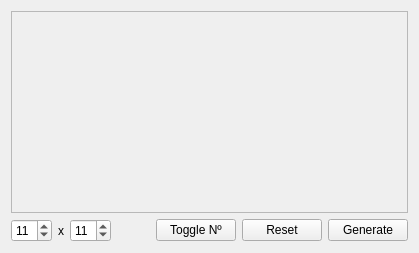
<?xml version="1.0" encoding="UTF-8"?>
<ui version="4.0">
 <class>RGLMapEditor</class>
 <widget class="QWidget" name="RGLMapEditor">
  <property name="geometry">
   <rect>
    <x>0</x>
    <y>0</y>
    <width>419</width>
    <height>253</height>
   </rect>
  </property>
  <property name="sizePolicy">
   <sizepolicy hsizetype="Preferred" vsizetype="Preferred">
    <horstretch>0</horstretch>
    <verstretch>0</verstretch>
   </sizepolicy>
  </property>
  <property name="minimumSize">
   <size>
    <width>0</width>
    <height>0</height>
   </size>
  </property>
  <property name="baseSize">
   <size>
    <width>0</width>
    <height>0</height>
   </size>
  </property>
  <property name="windowTitle">
   <string>RGLMapEditor</string>
  </property>
  <layout class="QVBoxLayout" name="verticalLayout">
   <item>
    <widget class="RGLMap" name="frame">
     <property name="sizePolicy">
      <sizepolicy hsizetype="Expanding" vsizetype="Expanding">
       <horstretch>0</horstretch>
       <verstretch>0</verstretch>
      </sizepolicy>
     </property>
     <property name="minimumSize">
      <size>
       <width>0</width>
       <height>0</height>
      </size>
     </property>
     <property name="frameShape">
      <enum>QFrame::StyledPanel</enum>
     </property>
     <property name="frameShadow">
      <enum>QFrame::Raised</enum>
     </property>
    </widget>
   </item>
   <item>
    <layout class="QHBoxLayout" name="horizontalLayout">
     <item>
      <widget class="QSpinBox" name="spinBox_2">
       <property name="minimum">
        <number>4</number>
       </property>
       <property name="maximum">
        <number>20</number>
       </property>
       <property name="value">
        <number>11</number>
       </property>
      </widget>
     </item>
     <item>
      <widget class="QLabel" name="label">
       <property name="text">
        <string>x</string>
       </property>
      </widget>
     </item>
     <item>
      <widget class="QSpinBox" name="spinBox">
       <property name="sizePolicy">
        <sizepolicy hsizetype="Minimum" vsizetype="Fixed">
         <horstretch>0</horstretch>
         <verstretch>0</verstretch>
        </sizepolicy>
       </property>
       <property name="minimum">
        <number>4</number>
       </property>
       <property name="maximum">
        <number>20</number>
       </property>
       <property name="value">
        <number>11</number>
       </property>
      </widget>
     </item>
     <item>
      <spacer name="horizontalSpacer">
       <property name="orientation">
        <enum>Qt::Horizontal</enum>
       </property>
       <property name="sizeHint" stdset="0">
        <size>
         <width>40</width>
         <height>20</height>
        </size>
       </property>
      </spacer>
     </item>
     <item>
      <widget class="QPushButton" name="pushButton_2">
       <property name="text">
        <string>Toggle Nº</string>
       </property>
      </widget>
     </item>
     <item>
      <widget class="QPushButton" name="pushButton_3">
       <property name="text">
        <string>Reset</string>
       </property>
      </widget>
     </item>
     <item>
      <widget class="QPushButton" name="pushButton">
       <property name="text">
        <string>Generate</string>
       </property>
      </widget>
     </item>
    </layout>
   </item>
  </layout>
 </widget>
 <customwidgets>
  <customwidget>
   <class>RGLMap</class>
   <extends>QFrame</extends>
   <header location="global">RGLMap.h</header>
   <container>1</container>
   <slots>
    <slot>toggleNumbers()</slot>
    <slot>setRows(int)</slot>
    <slot>printTemplate()</slot>
    <slot>resetCells()</slot>
    <slot>setCols(int)</slot>
   </slots>
  </customwidget>
 </customwidgets>
 <resources/>
 <connections>
  <connection>
   <sender>pushButton_2</sender>
   <signal>clicked()</signal>
   <receiver>frame</receiver>
   <slot>toggleNumbers()</slot>
   <hints>
    <hint type="sourcelabel">
     <x>236</x>
     <y>242</y>
    </hint>
    <hint type="destinationlabel">
     <x>115</x>
     <y>176</y>
    </hint>
   </hints>
  </connection>
  <connection>
   <sender>pushButton</sender>
   <signal>clicked()</signal>
   <receiver>frame</receiver>
   <slot>printTemplate()</slot>
   <hints>
    <hint type="sourcelabel">
     <x>408</x>
     <y>242</y>
    </hint>
    <hint type="destinationlabel">
     <x>291</x>
     <y>187</y>
    </hint>
   </hints>
  </connection>
  <connection>
   <sender>pushButton_3</sender>
   <signal>clicked()</signal>
   <receiver>frame</receiver>
   <slot>resetCells()</slot>
   <hints>
    <hint type="sourcelabel">
     <x>322</x>
     <y>242</y>
    </hint>
    <hint type="destinationlabel">
     <x>195</x>
     <y>191</y>
    </hint>
   </hints>
  </connection>
  <connection>
   <sender>spinBox</sender>
   <signal>valueChanged(int)</signal>
   <receiver>frame</receiver>
   <slot>setCols(int)</slot>
   <hints>
    <hint type="sourcelabel">
     <x>101</x>
     <y>220</y>
    </hint>
    <hint type="destinationlabel">
     <x>95</x>
     <y>162</y>
    </hint>
   </hints>
  </connection>
  <connection>
   <sender>spinBox_2</sender>
   <signal>valueChanged(int)</signal>
   <receiver>frame</receiver>
   <slot>setRows(int)</slot>
   <hints>
    <hint type="sourcelabel">
     <x>33</x>
     <y>223</y>
    </hint>
    <hint type="destinationlabel">
     <x>39</x>
     <y>181</y>
    </hint>
   </hints>
  </connection>
 </connections>
</ui>
